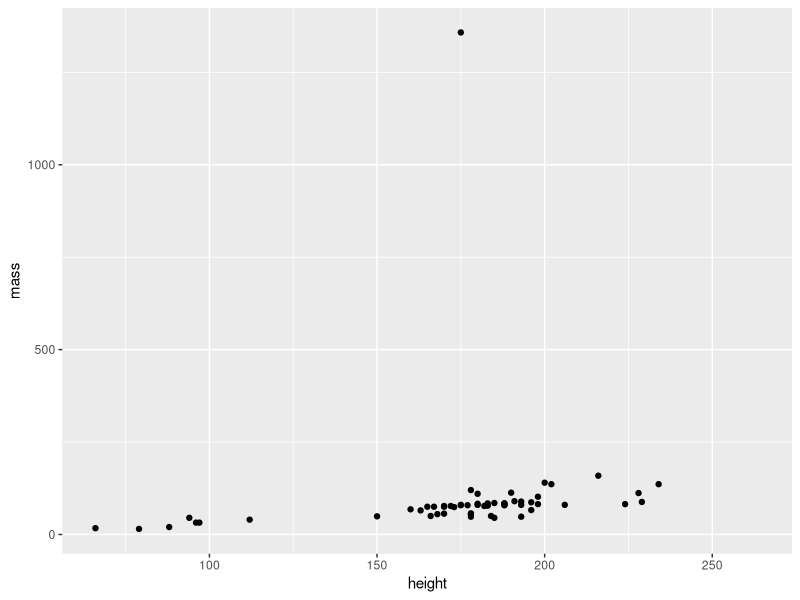
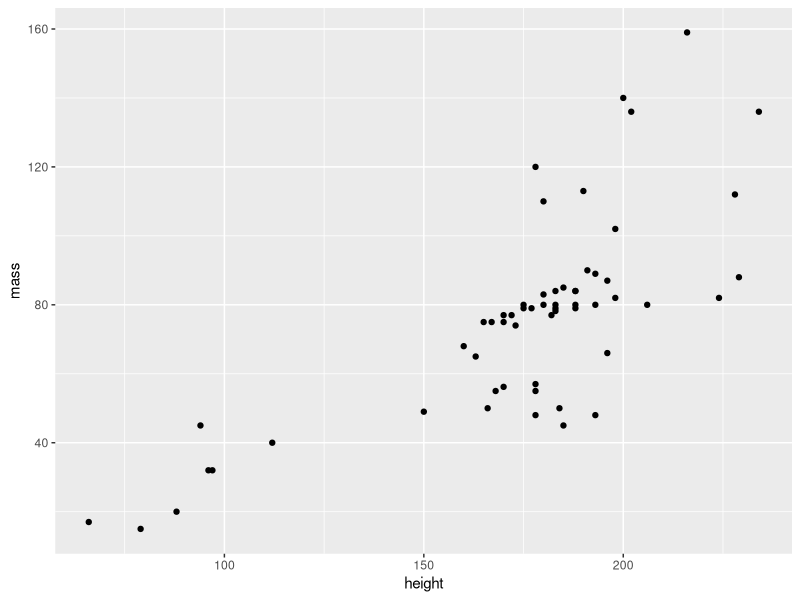
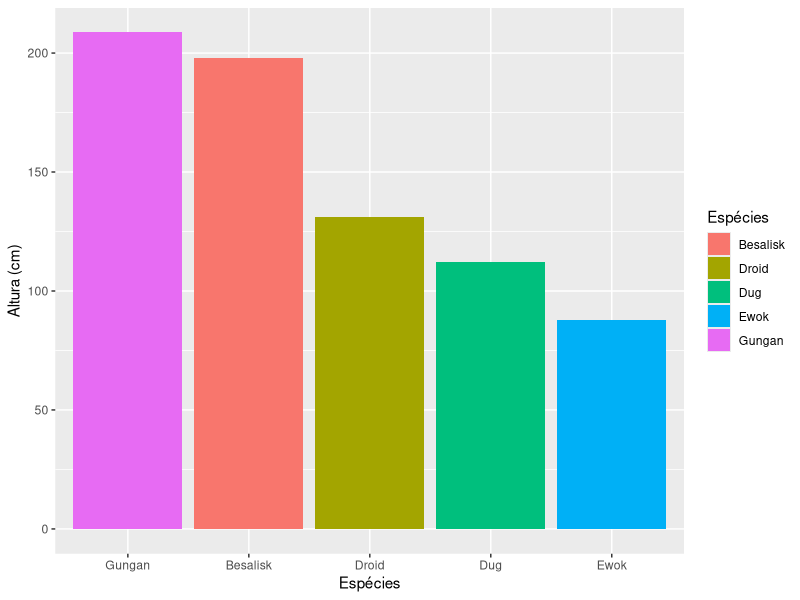
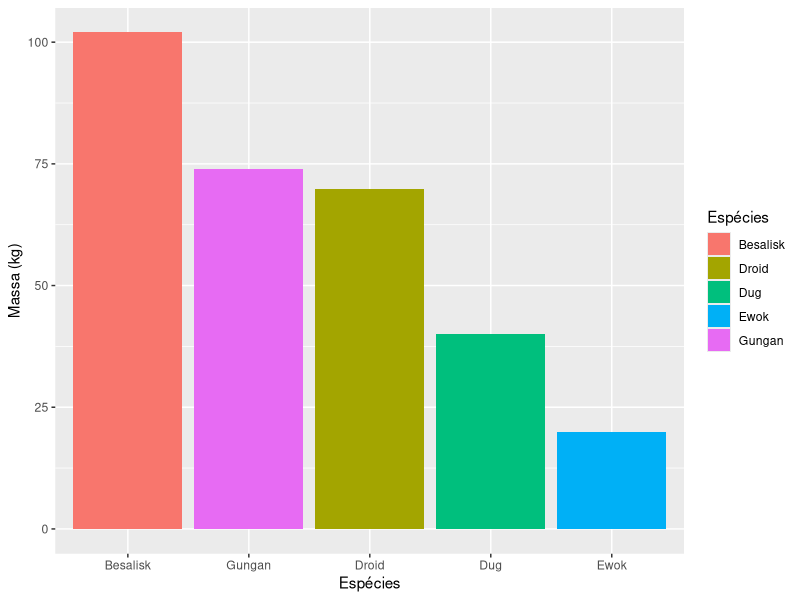
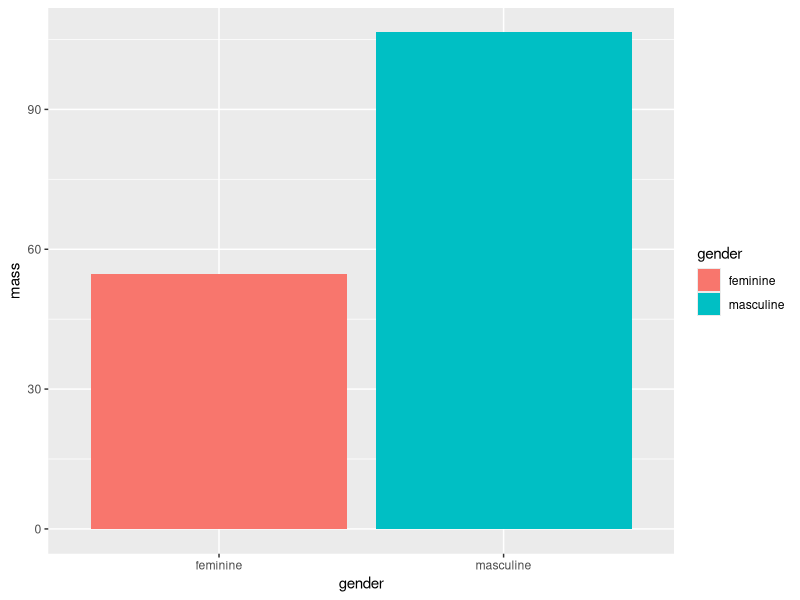
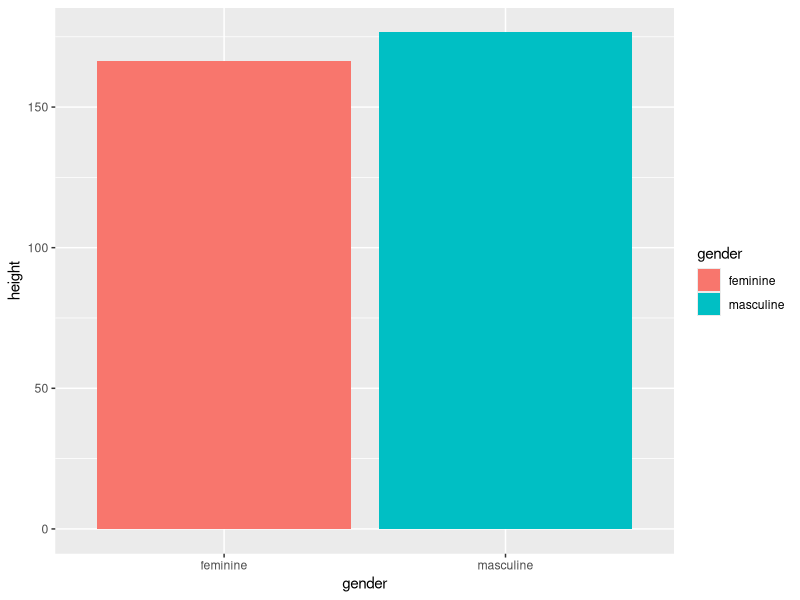
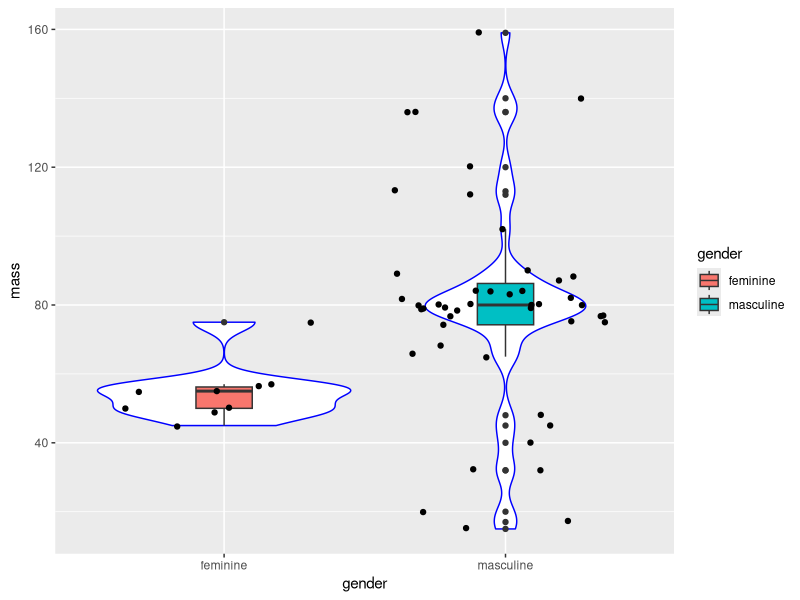
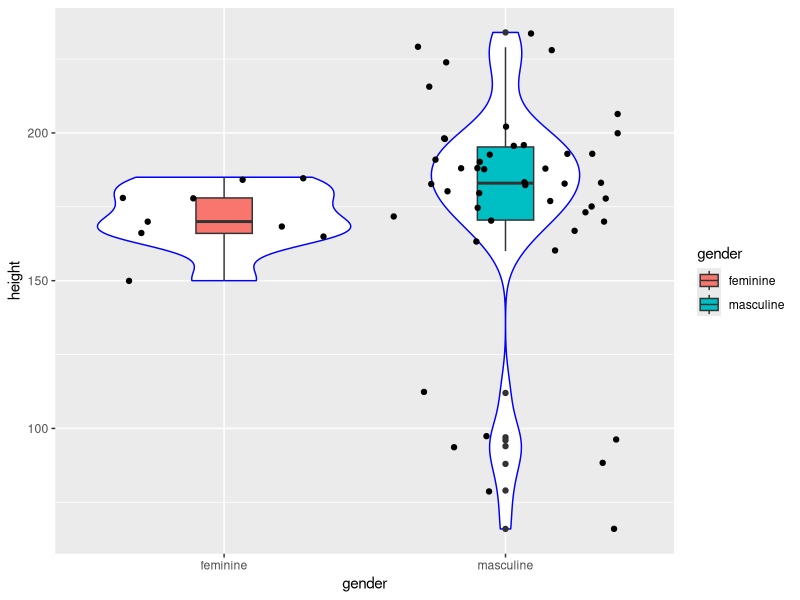

The R script that drew these images, in order:

# Pacotes tidyverse - Prática -----------------------------------------------------------------------------------------------------------------------------
# Autoria do script: Jeanne Franco ---------------------------------------------------------------------------------------------------------
# Data: 17/03/2022 -------------------------------------------------------------------------------------------------------------------------

# Carregar pacotes -------------------------------------------------------------------------------------------------------------------------

library(dplyr)
library(ggplot2)

# Carregar dados ---------------------------------------------------------------------------------------------------------------------------

dados <- starwars
View(dados)

# Manipulação de dados 1 -------------------------------------------------------------------------------------------------------------------

dados %>%
  select(mass, hair_color) %>%
  filter(hair_color == "brown")

dados %>%
  select(height, hair_color) %>%
  filter(hair_color == "brown")

dados_1 <- dados %>%
  select(height, mass) %>%
  summarise_at(c("height", "mass"), list(max, min), na.rm = TRUE) 
dados_1

dados_2 <- dados %>%
  select(height, mass) 
dados_2

# Gráfico 1 --------------------------------------------------------------------------------------------------------------------------------

ggplot(dados_2, aes(x = height, y = mass)) +
  geom_point()

# Manipulação de dados 2 -------------------------------------------------------------------------------------------------------------------

dados_2 <- dados %>%
  select(height, mass) %>%
  filter(mass != 1358) # Elimina o valor máximo (outlier que impede ver a tendência)
dados_2

# Gráfico 2 --------------------------------------------------------------------------------------------------------------------------------

ggplot(dados_2, aes(x = height, y = mass)) +
  geom_point()

# Manipulação de dados 3 -------------------------------------------------------------------------------------------------------------------

dados_3 <- dados %>%
  select(height, mass, species) %>%
  filter(species %in% c("Besalisk", "Dug", "Gungan", "Ewok", "Droid")) %>%
  group_by(species) %>%
  summarise_all(list(mean), na.rm = TRUE)
dados_3

# Gráficos 3 -------------------------------------------------------------------------------------------------------------------------------

plot_altura <- ggplot(dados_3, aes(x = species, y = height)) +
  geom_col(aes(fill = species)) +
  scale_x_discrete(limits = c("Gungan", "Besalisk", "Droid", "Dug", "Ewok")) +
  scale_fill_discrete(name = "Espécies") +
  labs(x = "Espécies", y = "Altura (cm)")
plot_altura

plot_massa <- ggplot(dados_3, aes(x = species, y = mass)) +
  geom_col(aes(fill = species)) +
  scale_x_discrete(limits = c("Besalisk", "Gungan", "Droid", "Dug", "Ewok")) +
  scale_fill_discrete(name = "Espécies") +
  labs(x = "Espécies", y = "Massa (kg)")
plot_massa

# Manipulação de dados 4 -------------------------------------------------------------------------------------------------------------------

dados_4 <- dados %>%
  select(gender, mass, height) %>%
  filter(gender %in% c("feminine", "masculine")) %>%
  group_by(gender) %>%
  summarise_all(list(mean), na.rm = TRUE)
dados_4  

# Gráficos 4 -------------------------------------------------------------------------------------------------------------------------------

massa_genero <- ggplot(dados_4, aes(x = gender, y = mass)) +
  geom_col(aes(fill = gender))
massa_genero

altura_genero <- ggplot(dados_4, aes(x = gender, y = height)) +
  geom_col(aes(fill = gender))
altura_genero

# Manipulação de dados 5 -------------------------------------------------------------------------------------------------------------------

dados_5 <- dados %>%
  select(gender, mass, height) %>%
  filter(gender %in% c("feminine", "masculine")) %>%
  filter(mass != 1358)
dados_5

# Gráficos 5 -------------------------------------------------------------------------------------------------------------------------------

massa_genero_box <- ggplot(dados_5, aes(x = gender, y = mass)) +
  geom_violin(col = "blue") +
  geom_boxplot(aes(fill = gender), width = 0.2) +
  geom_jitter()
massa_genero_box

altura_genero_box <- ggplot(dados_5, aes(x = gender, y = height)) +
  geom_violin(col = "blue") +
  geom_boxplot(aes(fill = gender), width = 0.2) +
  geom_jitter()
altura_genero_box

# Manipulação de dados 6 -------------------------------------------------------------------------------------------------------------------

dados_6 <- dados %>%
  select(species, birth_year) %>%
  filter(species %in% c("Human", "Droid", "Wookiee", "Ewok", "Cerean")) %>%
  group_by(species) %>%
  summarise(mean(birth_year, na.rm = TRUE))
dados_6
  
dados_6 <- dados %>%
  select(species, birth_year) %>%
  filter(species %in% c("Human", "Droid", "Wookiee", "Ewok", "Cerean")) %>%
  group_by(species) %>%
  summarise_all(list(mean), na.rm = TRUE)
dados_6

# Gráfico 6 -------------------------------------------------------------------------------------------------------------------------------

ggplot(dados_6, aes(x = species, y = birth_year)) +
  geom_col(aes(fill = species)) +
  scale_x_discrete(limits = c("Wookiee", "Cerean", "Human", "Droid", "Ewok"))

# Manipulação de dados 7 -------------------------------------------------------------------------------------------------------------------

dados_7 <- dados %>%
  select(height, mass, birth_year, skin_color) %>%
  filter(skin_color %in% c("green", "red", "blue", "brown", "dark")) %>%
  group_by(skin_color) %>%
  summarise_at(c("height", "mass", "birth_year"), list(mean), na.rm = TRUE)
dados_7

# Gráficos 7 -------------------------------------------------------------------------------------------------------------------------------

altura_pele <- ggplot(dados_7, aes(x = skin_color, y = height)) +
  geom_col(fill = "#cab2d6") +
  scale_x_discrete(limits = c("green", "brown", "red", "dark", "blue")) +
  theme_light()
altura_pele

massa_pele <- ggplot(dados_7, aes(x = skin_color, y = mass)) +
  geom_col(fill = "#cab2d6") +
  scale_x_discrete(limits = c("blue", "dark", "green", "red", "brown")) +
  theme_light()
massa_pele

idade_pele <- ggplot(dados_7, aes(x = skin_color, y = birth_year)) +
  geom_col(fill = "#cab2d6") +
  scale_x_discrete(limits = c("brown", "blue", "dark", "red", "green")) +
  theme_light()
idade_pele

# Manipulação de dados 8 -------------------------------------------------------------------------------------------------------------------

dados_8 <- dados %>%
  select(mass, sex) %>%
  filter(sex %in% c("male", "female", "hermaphroditic")) %>%
  group_by(sex) %>%
  summarise(media_massa = mean(mass, na.rm = TRUE))
dados_8

# Gráfico 8 --------------------------------------------------------------------------------------------------------------------------------

ggplot(dados_8, aes(x = sex, y = media_massa)) +
  geom_col(aes(fill = sex)) +
  scale_x_discrete(limits = c("female", "male", "hermaphroditic")) +
  theme(legend.position = "none")

# Manipulação de dados 9 -------------------------------------------------------------------------------------------------------------------

dados_9 <- dados %>%
  select(mass, sex) %>%
  filter(sex %in% c("male", "female")) %>%
  group_by(sex) %>%
  summarise(media_massa = mean(mass, na.rm = TRUE))
dados_9

# Gráfico 9 --------------------------------------------------------------------------------------------------------------------------------

ggplot(dados_9, aes(x = sex, y = media_massa)) +
  geom_col(aes(fill = sex)) +
  scale_x_discrete(limits = c("female", "male")) +
  theme(legend.position = "none")

# Manipulação de dados 10 ------------------------------------------------------------------------------------------------------------------

dados_10 <- dados %>%
  select(skin_color, eye_color) %>%
  filter(skin_color %in% c("gold", "white", "light", "green", "pale", "fair",
                           "grey", "dark", "red"))
dados_10

# Gráfico 10 -------------------------------------------------------------------------------------------------------------------------------

ggplot(dados_10, aes(x = skin_color, y = eye_color)) +
  geom_count() +
  labs(x = "Cor da pele", y = "Cor dos olhos")

# Manipulação de dados 11 ------------------------------------------------------------------------------------------------------------------

unique(dados$homeworld)
unique(dados$species)

dados_11 <- dados %>%
  select(species, homeworld) %>%
  filter(species %in% c("Human", "Wookiee", "Ewok", "Cerean", "Xexto",
                        "Rodian" , "Hutt" , "Gungan", "Aleena", "Clawdite",
                        "Muun", "Droid") & 
         homeworld %in% c("Naboo", "Alderaan", "Tatooine", "Cerea", "Tund",
                          "Zolan", "Ojom", "Kalee", "Aleen Minor", "Mon Cala",
                          "Iridonia", "Chandrila"))
dados_11
